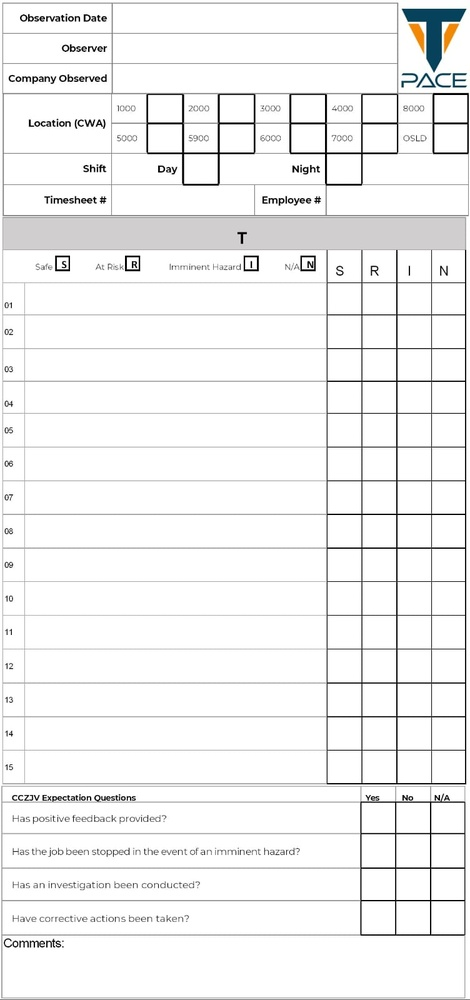
#> input picture data/template.jpg, 470 x 1000 px, shrunk from 752 x 1600 before the run
$ python -i quality.py   (imports and definitions only)   (older library calls are emulated)
#> lines starting #> are read from the running program, lines starting #| are printed output that depends on the picture
# Step 2: quality gate before any AI

from dataclasses import dataclass, field

import cv2
import numpy as np

from .models import Issue, Severity

# thresholds tuned on sample pages
MIN_SIDE_PX = 500  # smaller: not a usable scan
MIN_INK = 0.003  # below this: blank page
MAX_INK = 0.70  # above this: too dark
DIRTY_INK = 0.15  # above this: flag as dirty
MIN_GRID_LINES = 20  # fewer: not a form
MIN_SHARPNESS = 100.0  # below this: blurry
MAX_SKEW_DEG = 15.0  # bigger tilt: just note it
FAIL_PHRASES = ("FAILED TEST", "VOID", "DO NOT USE")


# [12 lines that did not run here, left out]


# cheap image stats, no AI
def measure(gray: np.ndarray) -> dict[str, float | int]:
    h, w = gray.shape
#> h = 1000; w = 470
    ink_ratio = float((gray < 128).mean())
#> ink_ratio = 0.0305
    sharpness = float(cv2.Laplacian(gray, cv2.CV_64F).var())
#> sharpness = 4098.9

    # count long straight table lines
    ink = cv2.adaptiveThreshold(gray, 255, cv2.ADAPTIVE_THRESH_MEAN_C, cv2.THRESH_BINARY_INV, 31, 15)
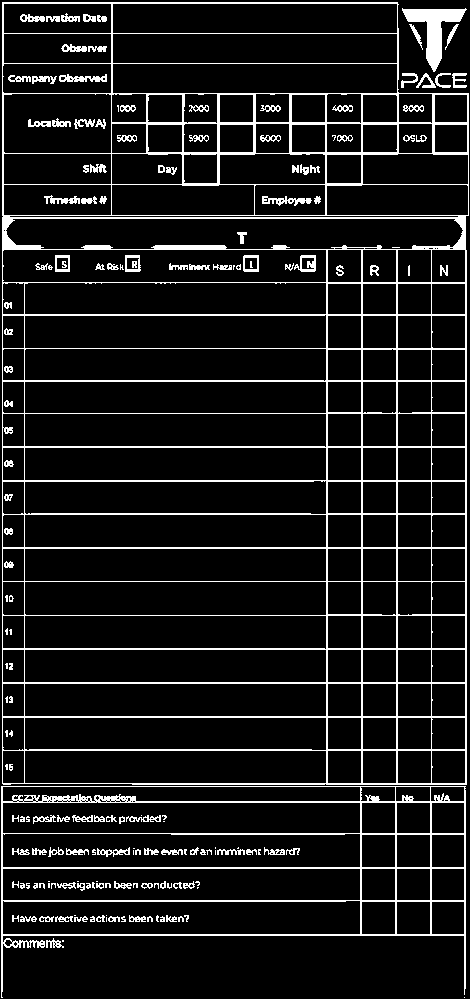
#> ink: shape (1000, 470); 10% white in thin lines or dots
    lines = cv2.HoughLinesP(ink, 1, np.pi / 360, threshold=200, minLineLength=w // 4, maxLineGap=5)
#> lines = 67 rows, first 6: [2, 999, 2, 2], [431, 786, 431, 246], [362, 786, 362, 247], [396, 786, 396, 247], [361, 935, 361, 247], [397, 786, 397, 247]
    lines = [] if lines is None else lines.reshape(-1, 4)

    # skew from the line angles
    angles = [np.degrees(np.arctan2(y2 - y1, x2 - x1)) for x1, y1, x2, y2 in lines]
#> angles = 67 values, max 0 at index 11, min -90 at index 0, mean -18.81
    folded = [((a + 45) % 90) - 45 for a in angles]
#> folded = 67 values from 0 to 0
    skew = float(np.median(folded)) if folded else 0.0
#> skew = 0

    return {
        "ink_ratio": round(ink_ratio, 4),
        "sharpness": round(sharpness, 1),
        "grid_lines": len(lines),
        "skew_deg": round(skew, 2),
    }


# decide: reject, flag, or pass
# [32 lines that did not run here, left out]


# [2 lines that did not run here, left out]

>>> import cv2
>>> picture = cv2.imread('../../data/template.jpg', cv2.IMREAD_GRAYSCALE)
>>> result = measure(picture)
#> result = {'ink_ratio': 0.0305, 'sharpness': 4098.9, 'grid_lines': 67, 'skew_deg': 0}
